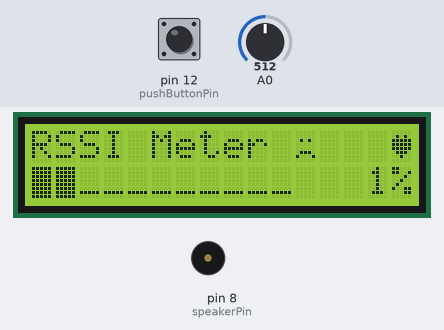
Bench run of a sketch on a simulated Arduino Uno, built with avr-gcc and run on an emulated ATmega328P. Parts: 16×2 character LCD, buzzer (waves = sounding, pin HIGH). Inputs (shaded band) come from the test bench; at power-on: pin 12 (pushButtonPin) LOW, A0 = 512. EEPROM starts erased.

Above: at 3.18 s.
3.5 s: pin 12 (pushButtonPin) pulled HIGH for 3.2 s
At 7.2 s:
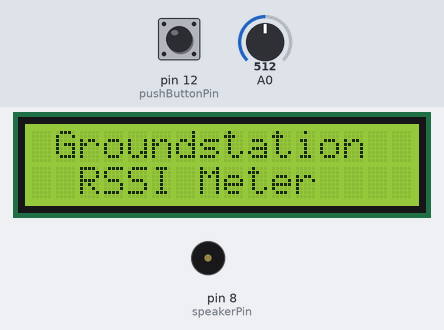
7.3 s: pin 12 (pushButtonPin) pulled HIGH for 3.2 s
At 11.7 s:
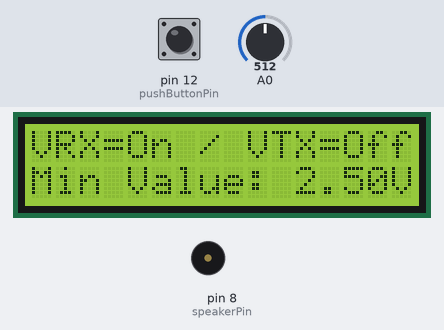
12.5 s: pin 12 (pushButtonPin) pulled HIGH for 0.15 s
At 14.9 s:
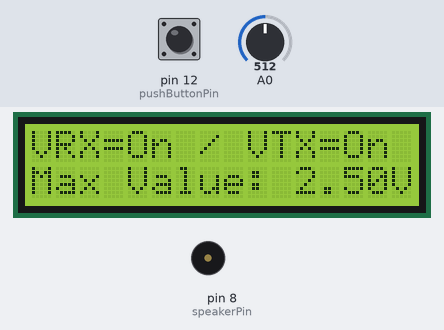
15.2 s: A0 set to 716
At 16.4 s:
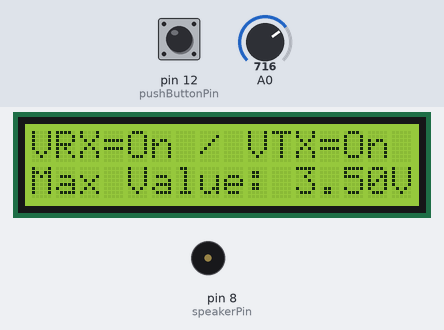
16.8 s: pin 12 (pushButtonPin) pulled HIGH for 1 s
At 20.6 s:
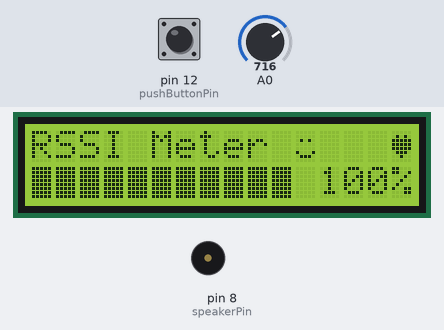
20.8 s: A0 set to 586
At 22.1 s:
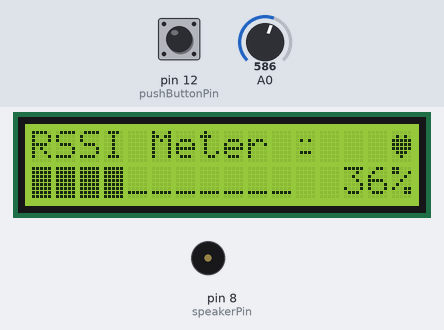
23.8 s: A0 set to 562
Timing chart, 0 to 27.5 s (numbered marks = the images above; inputs shaded):
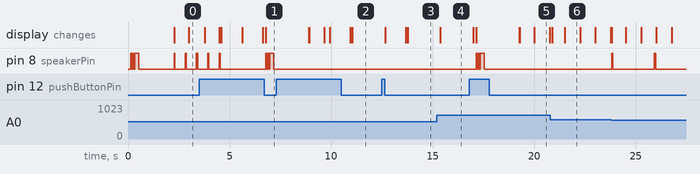

Measured:
- after the input at 3.5 s, the display: first differs from a run without the input after 1.1 s (image 1 shows a later state)
- after the input at 7.3 s, the display: first differs from a run without the input after 2.6 s (image 2 shows a later state)
- after the input at 12.5 s, the display: first changes after 0.16 s (image 3 shows a later state)
- after the input at 15.2 s, the display: changes after 0.18 s (image 4)
- after the input at 16.8 s, pin 8 (speakerPin): goes HIGH 0.05 s, LOW 0.05 s, HIGH 0.05 s, LOW 0.05 s, HIGH 0.20 s, then LOW, starting after 0.34 s; the display: first changes after 0.20 s (image 5 shows a later state)
- after the input at 20.8 s, the display: first changes after 0.09 s (image 6 shows a later state)
- after the input at 23.8 s, pin 8 (speakerPin): alternates HIGH for 0.05 s and LOW for 2.0 s, starting at once

The sketch:

Arduino_Read_RSSI.ino
```cpp
/*
 * Arduino RSSI Monitor
 *
 * Main file
 *
 * Author: Denys Sene <denys.sene@gmail.com>
 */

#include <EEPROM.h>
#include <Wire.h>
#include <LiquidCrystal_I2C.h>
#include "Definitions.h"


//LiquidCrystal_I2C lcd(0x27,16,2);  // set the LCD address to 0x27 for a 16 chars and 2 line display
LiquidCrystal_I2C  lcd(I2C_ADDR,En_pin,Rw_pin,Rs_pin,D4_pin,D5_pin,D6_pin,D7_pin);


// pinout definitions
int speakerPin = 8; // speaker pin
int pushButtonPin = 12; // push button pin

unsigned long currentTime;
unsigned long timeMarkRssiMonitor;
unsigned long timeMarkSystem;
unsigned long timeMarkBeep;
unsigned long timeButtonMark;
boolean toggle;
int oldRssiValue;
float rssiPercent;
boolean beepAlarm;
int beepLevel;
int beepCount;
int buttonPushedCount;
boolean isConfigMenu;
config_st myConfig;

void setup() {

  timeMarkRssiMonitor=0;
  timeMarkSystem=0;
  timeMarkBeep=0;
  isConfigMenu=false;
  oldRssiValue=-255;


  lcd.begin (16,2);  // initialize the lcd
  // Switch on the backlight
  lcd.setBacklightPin(BACKLIGHT_PIN,POSITIVE);
  lcd.setBacklight(LED_ON);
  lcd.backlight();

  // lcd.init();
  //lcd.backlight();

  // create a new character
  lcd.createChar(5, happyface);
  lcd.createChar(6, neutralface);
  lcd.createChar(7, sadface);
  lcd.createChar(8, deadface);
  lcd.createChar(9, heart);

  lcd.setCursor(0,0);
  lcd.print(" Groundstation  ");
  lcd.setCursor(0,1);
  lcd.print("  RSSI Meter    ");
  pinMode(speakerPin, OUTPUT);

  beep(50);
  beep(50);
  beep(200);

  delay(1500);

  lcd.clear();
  lcd.setCursor(0,0);
  lcd.print("RSSI Meter");
  EEPROM.get(0,myConfig);

}

void loop() {

  if (isConfigMenu) {
    configurationMenu();
  } else {
    // rssi monitor screen
    monitorLoop();
  }

}

void monitorLoop() {

  currentTime = millis();

  // is button pressed for more than a second?
  // go to config menu
  if (timeButtonMark<currentTime) {
    int v = digitalRead(pushButtonPin);
    if (v==1) {
      buttonPushedCount++;
    } else {
      buttonPushedCount=0;
    }
    if (buttonPushedCount>10) {
      isConfigMenu=true;
      buttonPushedCount=0;
    }
    timeButtonMark=currentTime+100;
  }


  // refresh RSSI values every 100ms
  if (currentTime > timeMarkRssiMonitor) {
    updateRssiMonitor();
    timeMarkRssiMonitor = currentTime + 100;
  }


  // Refresh heart beat every 750ms
  if (currentTime > timeMarkSystem) {
    updateSystem();
    timeMarkSystem = currentTime + 750;
  }


  // refresh beep every 50ms
  if (currentTime > timeMarkBeep) {
    updateBeep();
    timeMarkBeep=currentTime+50;
  }

}

void updateSystem() {
  lcd.setCursor(15,0);
  int h=5;
  // update face (
  if (rssiPercent>=25 && rssiPercent <50 ) {
    h=6; //not so happy face
  } else if (rssiPercent<25 && rssiPercent>=0){
    h=7; // sad face
  } else if (rssiPercent<0){
    h=8; // dead face
  } else {
    h=5; // happy face
  }

  // write face char
  lcd.setCursor(11,0);
  lcd.write(h);

  // update heart char
  lcd.setCursor(15,0);
  if (toggle) {
    lcd.write(9);
  } else {
    lcd.print(" ");
  }
  toggle = !toggle;
}


void updateRssiMonitor() {

  int rssiValue = analogRead(A0);

  if (rssiValue == oldRssiValue) {
    return;
  }

  oldRssiValue = rssiValue;

  rssiPercent = map(rssiValue, myConfig.minValue, myConfig.maxValue, 0, 100); // Adjust these values
  float rssiBar = map(rssiValue, myConfig.minValue, myConfig.maxValue, 0, 10); // Adjust these values

  if (rssiPercent>=20 && rssiPercent<30) {
    setBeepAlarmOn(40);
  } else if (rssiPercent>=10 && rssiPercent<20) {
    setBeepAlarmOn(30);
  } else if (rssiPercent>=5 && rssiPercent<10) {
    setBeepAlarmOn(20);
  } else if (rssiPercent>=0 && rssiPercent<5) {
    setBeepAlarmOn(10);
  } else {
    setBeepAlarmOff();
  }


  if (rssiPercent >= 0) {

    if (rssiPercent > 100)
      rssiPercent=100;

    if (rssiBar > 10)
      rssiBar = 10;

    if (rssiPercent>0) {
      for (int i=0;i<=rssiBar;i++) {
        lcd.setCursor(i,1);
        lcd.write(1023);
      }
    }

    int blank = rssiBar;
    if (rssiPercent>0)
      blank++;

    for (int i=blank;i<=10;i++) {
      lcd.setCursor(i,1);
      lcd.print("_");
    }

    lcd.setCursor(11,1);
    char buffer[50];
    sprintf(buffer, "%4d%%", (int)rssiPercent);
    lcd.print(buffer);

  } else { // rssi percent < 0
    lcd.setCursor(0,1);
    lcd.print("No Signal Detected!");
  }

}
```

Beep.ino
```cpp
/*
 * Arduino RSSI Monitor
 *
 * Beep related functions
 *
 * Author: Denys Sene <denys.sene@gmail.com>
 */

void beep(unsigned char delayms){
  beepOn();
  delay(delayms);
  beepOff();
  delay(delayms);
}

void beepOn(){
  digitalWrite(speakerPin, HIGH);
}

void beepOff(){
  digitalWrite(speakerPin, LOW);
}

void setBeepAlarmOn(int bl) {
  if (bl!=beepLevel) {
    beepLevel = bl;
    beepCount = bl;
    beepAlarm=true;
  }
}

void setBeepAlarmOff() {
  beepCount = 0;
  beepLevel = 0;
  beepAlarm=false;
  beepOff();
}

void updateBeep() {
  if (beepAlarm) {

    if (beepCount==beepLevel) {
      beepOn();
    } else {
      beepOff();
    }

    if (beepCount>0) {
      beepCount--;
    } else {
      beepCount=beepLevel;
    }

  }
}
```

Definitions.h
```cpp
/*
 * Arduino RSSI Monitor
 *
 * Special definitions and
 * custom characters
 *
 * Author: Denys Sene <denys.sene@gmail.com>
 */

/*
 * I2C LCD PCF8574T
 */
#define I2C_ADDR    0x27
#define BACKLIGHT_PIN  3
#define En_pin  2
#define Rw_pin  1
#define Rs_pin  0
#define D4_pin  4
#define D5_pin  5
#define D6_pin  6
#define D7_pin  7
#define  LED_OFF  1
#define  LED_ON  0

/*
 * Config structure to save in EEPROM
 */
struct config_st {
  uint16_t minValue;
  uint16_t maxValue;
};

/*
 * Custom chars
 * Happy face, sad face, Heart, etc
 */
uint8_t happyface[8] = {
  0b00000,
  0b00000,
  0b01010,
  0b00000,
  0b00000,
  0b10001,
  0b01110,
  0b00000
};


uint8_t sadface[8] = {
  0b00000,
  0b00000,
  0b01010,
  0b00000,
  0b00000,
  0b01110,
  0b10001,
  0b00000
};


uint8_t neutralface[8] = {
  0b00000,
  0b00000,
  0b01010,
  0b00000,
  0b00000,
  0b01110,
  0b00000,
  0b00000
};

uint8_t deadface[8] = {
  0b00000,
  0b00000,
  0b11011,
  0b00000,
  0b00000,
  0b01110,
  0b00000,
  0b00000
};


uint8_t heart[8] = {
  0b00000,
  0b01010,
  0b11111,
  0b11111,
  0b11111,
  0b01110,
  0b00100,
  0b00000
};
```

ConfigurationMenu.ino
```cpp
/*
 * Arduino RSSI Monitor
 *
 * Configuration routine
 *
 * Author: Denys Sene <denys.sene@gmail.com>
 */

void configurationMenu() {
  lcd.clear();
  lcd.setCursor(0,0);

  lcd.print("VRX=On / VTX=Off");
  delay(1000);

  lcd.setCursor(0,1);
  lcd.print("Min Value: ");

  char s[5];
  config_st cfg = {};
  int b = digitalRead(pushButtonPin);
  float voltage=0.0;
  while (b==0) {
    b=digitalRead(pushButtonPin);
    cfg.minValue=analogRead(A0);
    voltage = cfg.minValue * (5.0f / 1024);
    delay(100);
    lcd.setCursor(11,1);
    lcd.print(voltage);
    lcd.print("V");
    lcd.setCursor(15,1);
  }

  lcd.clear();
  lcd.print("VRX=On / VTX=On");
  delay(1000);
  lcd.setCursor(0,1);
  lcd.print("Max Value:");

  b = digitalRead(pushButtonPin);
  while (b==0) {
    b=digitalRead(pushButtonPin);
    cfg.maxValue=analogRead(A0);
    voltage = cfg.maxValue * (5.0f / 1024);
    delay(100);
    lcd.setCursor(11,1);
    lcd.print(voltage);
    lcd.print("V");
    lcd.setCursor(15,1);
  }

  lcd.clear();
  lcd.setCursor(0,0);
  lcd.print("Saving values...");

  EEPROM.put(0,cfg);

  setup();

  timeMarkRssiMonitor=0;
  timeMarkSystem=0;
  timeMarkBeep=0;
  isConfigMenu=false;

}
```
